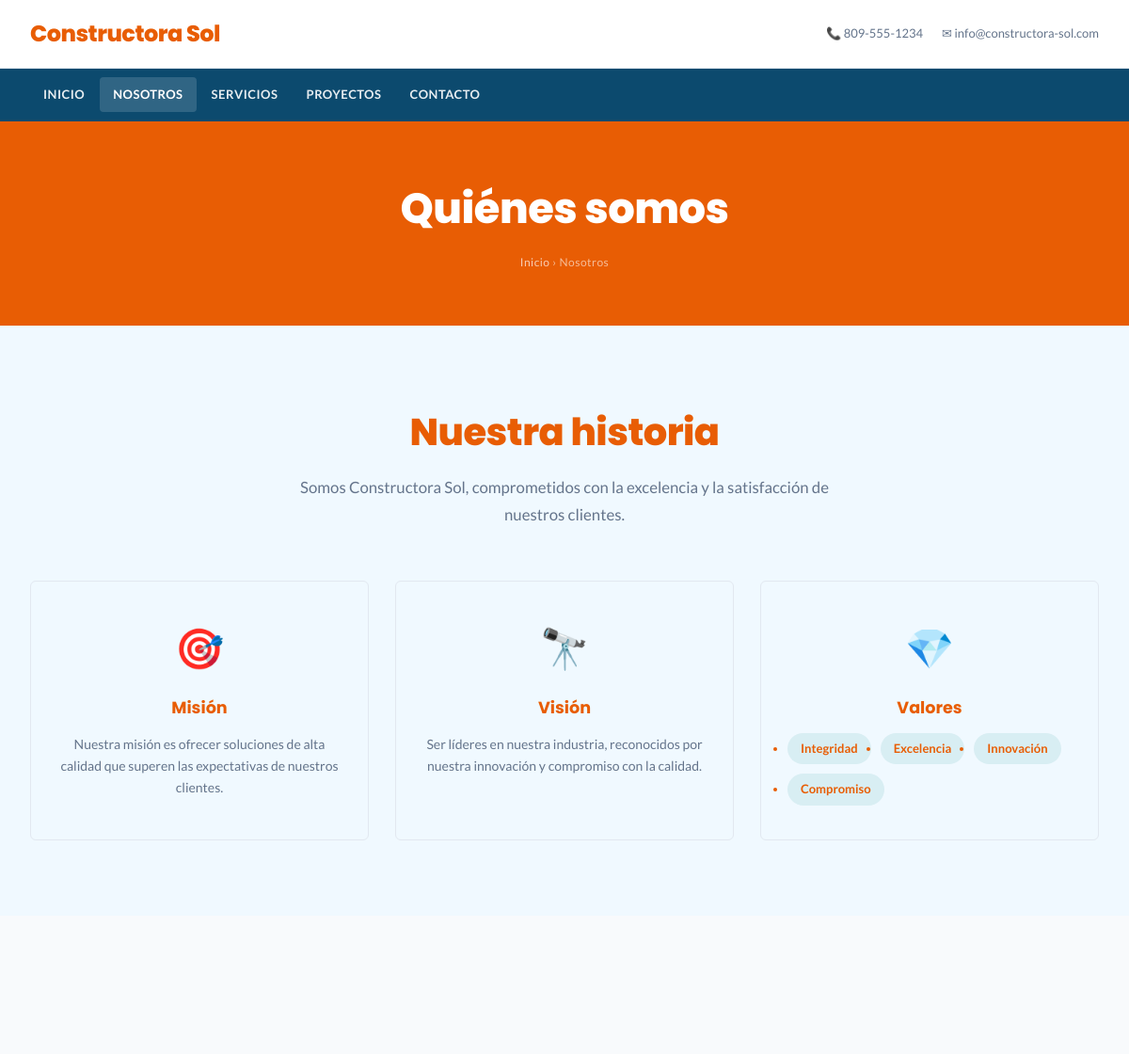
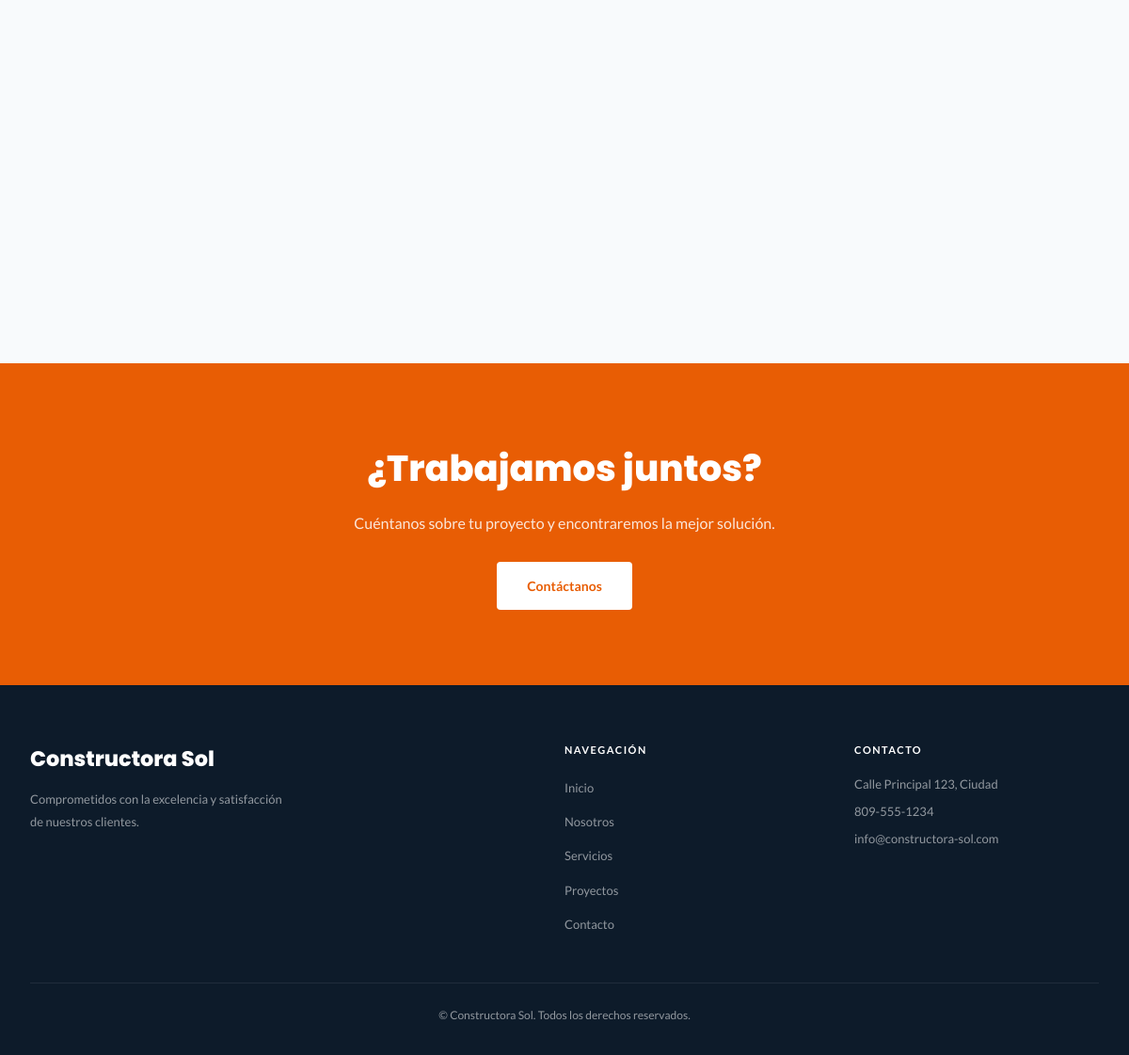
Page /s/constructora-sol/nosotros/ on the committed database (2 pictures, top to bottom).
### tables this page shows
CREATE TABLE sitios (
            id           INTEGER PRIMARY KEY AUTOINCREMENT,
            usuario_id   INTEGER NOT NULL REFERENCES usuarios(id) ON DELETE CASCADE,
            plantilla_id INTEGER NOT NULL REFERENCES plantillas(id),
            slug         TEXT    UNIQUE NOT NULL,
            nombre       TEXT    NOT NULL,
            activo       INTEGER DEFAULT 1,
            created_at   TEXT    DEFAULT (datetime('now'))
        );

CREATE TABLE configuracion_sitio (
            id       INTEGER PRIMARY KEY AUTOINCREMENT,
            sitio_id INTEGER NOT NULL REFERENCES sitios(id) ON DELETE CASCADE,
            clave    TEXT    NOT NULL,
            valor    TEXT    NOT NULL DEFAULT '',
            UNIQUE(sitio_id, clave)
        );

### app.py (the view)
@app.route('/s/<slug>/<pagina>/')
@app.route('/s/<slug>/<pagina>')
def ver_pagina(slug, pagina):
    sitio = obtener_sitio_por_slug(slug)
    if not sitio or sitio['plantilla_tipo'] != 'web5' or pagina not in _PAGINAS_WEB5:
        abort(404)
    ctx = _contexto_sitio(sitio)
    return render_template(
        f'sites/empresa/{pagina}.html',
        sitio=sitio, pagina_activa=pagina, **ctx
    )

### app.py (called while the page is built)
def _contexto_sitio(sitio):
    sid = sitio['id']
    return {
        'config':   get_config_sitio(sid),
        'secciones': {
            'servicios': get_secciones_contenido(sid, 'servicios'),
            'proyectos': get_secciones_contenido(sid, 'proyectos'),
            'equipo':    get_secciones_contenido(sid, 'equipo'),
        },
    }

### db.py (called while the page is built)
def get_db():
    conn = sqlite3.connect(DB_PATH)
    conn.row_factory = sqlite3.Row
    conn.execute("PRAGMA journal_mode=WAL")
    return conn

def obtener_sitio_por_slug(slug: str):
    conn = get_db()
    row = conn.execute("""
        SELECT s.*, p.nombre AS plantilla_nombre, p.clave AS plantilla_clave, p.tipo AS plantilla_tipo
        FROM sitios s
        JOIN plantillas p ON p.id = s.plantilla_id
        WHERE s.slug = ? AND s.activo = 1
    """, (slug,)).fetchone()
    conn.close()
    return row

def get_config_sitio(sitio_id: int) -> dict:
    conn = get_db()
    rows = conn.execute(
        "SELECT clave, valor FROM configuracion_sitio WHERE sitio_id = ?", (sitio_id,)
    ).fetchall()
    conn.close()
    return {r['clave']: r['valor'] for r in rows}

def get_secciones_contenido(sitio_id: int, seccion: str) -> list:
    import json
    conn = get_db()
    rows = conn.execute(
        "SELECT datos FROM secciones_contenido WHERE sitio_id = ? AND seccion = ? ORDER BY orden",
        (sitio_id, seccion)
    ).fetchall()
    conn.close()
    result = []
    for r in rows:
        try:
            result.append(json.loads(r['datos']))
        except Exception:
            result.append({})
    return result

### templates/sites/empresa/nosotros.html (shortened to what this page needs)
{% extends "sites/empresa/base.html" %}
{% block content %}
<section class="page-banner">
  <div class="container">
    <h1>Quiénes somos</h1>
    <nav class="breadcrumb">
      <a href="/s/{{ sitio.slug }}/">Inicio</a>
      <span>›</span>
      <span>Nosotros</span>
    </nav>
  </div>
</section>
<section class="about-section" style="padding:80px 0;">
  <div class="container">
    <div class="section-header fade-in-up">
      <h2 class="section-title">Nuestra historia</h2>
      <p class="section-subtitle">{{ config.get('nosotros_descripcion', 'Somos una empresa comprometida con la excelencia y la satisfacción de nuestros clientes.') }}</p>
    </div>
    {% set mision  = config.get('nosotros_mision') %}
    {% set vision  = config.get('nosotros_vision') %}
    {% set valores = config.get('nosotros_valores') %}
    {% if mision or vision or valores %}
    <div class="mvv-grid fade-in-up" style="margin-top:56px;">
      {% if mision %}
      <div class="mvv-card">
        <div class="mvv-icon">🎯</div>
        <h3>Misión</h3>
        <p>{{ mision }}</p>
      </div>
      {% endif %}
      {% if vision %}
      <div class="mvv-card">
        <div class="mvv-icon">🔭</div>
        <h3>Visión</h3>
        <p>{{ vision }}</p>
      </div>
      {% endif %}
      {% if valores %}
      <div class="mvv-card">
        <div class="mvv-icon">💎</div>
        <h3>Valores</h3>
        <ul class="valores-list">
          {% for v in valores.split(',') %}
            <li class="valor-tag">{{ v.strip() }}</li>
          {% endfor %}
        </ul>
      </div>
      {% endif %}
    </div>
    {% endif %}
  </div>
</section>
{% if secciones.equipo %}
<section class="team-section" style="padding:80px 0;background:var(--c-bg-alt,#f8fafc);">
  <div class="container">
    <div class="team-grid">
    </div>
  </div>
</section>
{% endif %}
<section class="cta-section">
  <div class="container">
    <div class="cta-inner">
      <h2>¿Trabajamos juntos?</h2>
      <p>Cuéntanos sobre tu proyecto y encontraremos la mejor solución.</p>
      <a href="/s/{{ sitio.slug }}/contacto/" class="btn-cta-light">Contáctanos</a>
    </div>
  </div>
</section>
{% endblock %}

### templates/sites/empresa/base.html (shortened to what this page needs)
<!DOCTYPE html>
<html lang="es">
<head>
  {% set _ft = config.get('fuente_titulos', 'Open Sans') %}
  {% set _fb = config.get('fuente_cuerpo',  'Montserrat') %}
  <link href="{{ url_for('static', filename='sites/empresa/style.css') }}" rel="stylesheet"/>
  {% set _esquinas_map = {'cuadrado':'0px','suave':'4px','redondeado':'12px','muy-redondeado':'24px'} %}
  {% set _sombra_map = {'sin-sombra':'none','sutil':'0 1px 4px rgba(0,0,0,.08)','media':'0 4px 16px rgba(0,0,0,.14)','marcada':'0 8px 32px rgba(0,0,0,.22)'} %}
  {% set _hero_alto_map = {'compacto':'400px','medio':'580px','pantalla':'100vh'} %}
  {% set _btn_radius_map = {'redondeado':'999px','suave':'8px','cuadrado':'2px'} %}
  {% set _esquinas = _esquinas_map.get(config.get('estilo_esquinas','suave'),'4px') %}
  {% set _sombra   = _sombra_map.get(config.get('estilo_sombra','sutil'),'0 1px 4px rgba(0,0,0,.08)') %}
  {% set _hero_h   = _hero_alto_map.get(config.get('hero_alto','medio'),'580px') %}
  {% set _btn_r    = _btn_radius_map.get(config.get('btn_forma','redondeado'),'999px') %}
  {% set _hero_align = 'left' if config.get('hero_alineacion','centro') == 'izquierda' else 'center' %}
    {% set _icono = config.get('estilo_icono','circulo') %}
</head>
<body>
<header class="site-header" id="site-header">
  <div class="container">
    <a class="header-brand" href="{{ url_for('ver_sitio', slug=sitio.slug) }}">{% if config.get('logo_url') %}<img src="{{ config.get('logo_url') }}" alt="{{ config.get('nombre_negocio', sitio.nombre) }}" style="max-height:44px;width:auto;display:block;">{% else %}<span class="brand-text">{{ config.get('nombre_negocio', sitio.nombre) }}</span>{% endif %}</a>
    <div class="header-contact">
      {% if config.get('contacto_telefono') %}
        <span>📞 {{ config.get('contacto_telefono') }}</span>
      {% endif %}
      {% if config.get('contacto_email') %}
        <span>✉ {{ config.get('contacto_email') }}</span>
      {% endif %}
    </div>
  </div>
</header>
<nav class="navbar" id="navbar">
  <div class="container">
    <ul class="nav-list">
      {% set base = '/s/' + sitio.slug %}
      <li><a class="nav-link {% if pagina_activa=='inicio' %}active{% endif %}"
             href="{{ base }}/">{{ config.get('menu_inicio','Inicio') }}</a></li>
      <li><a class="nav-link {% if pagina_activa=='nosotros' %}active{% endif %}"
             href="{{ base }}/nosotros/">{{ config.get('menu_nosotros','Nosotros') }}</a></li>
      <li><a class="nav-link {% if pagina_activa=='servicios' %}active{% endif %}"
             href="{{ base }}/servicios/">{{ config.get('menu_servicios','Servicios') }}</a></li>
      <li><a class="nav-link {% if pagina_activa=='proyectos' %}active{% endif %}"
             href="{{ base }}/proyectos/">{{ config.get('menu_proyectos','Proyectos') }}</a></li>
      <li><a class="nav-link {% if pagina_activa=='contacto' %}active{% endif %}"
             href="{{ base }}/contacto/">{{ config.get('menu_contacto','Contacto') }}</a></li>
    </ul>
  </div>
</nav>
{% block content %}{% endblock %}
<footer class="site-footer">
  <div class="container">
    <div class="footer-inner">
      <div class="footer-brand-col">
        <p class="footer-brand">{{ sitio.nombre }}</p>
        <p class="footer-desc">{{ config.get('footer_descripcion', 'Comprometidos con la excelencia y satisfacción de nuestros clientes.') }}</p>
      </div>
      <div class="footer-nav">
        <h4>Navegación</h4>
        <ul>
          {% set base = '/s/' + sitio.slug %}
          <li><a href="{{ base }}/">{{ config.get('menu_inicio','Inicio') }}</a></li>
          <li><a href="{{ base }}/nosotros/">{{ config.get('menu_nosotros','Nosotros') }}</a></li>
          <li><a href="{{ base }}/servicios/">{{ config.get('menu_servicios','Servicios') }}</a></li>
          <li><a href="{{ base }}/proyectos/">{{ config.get('menu_proyectos','Proyectos') }}</a></li>
          <li><a href="{{ base }}/contacto/">{{ config.get('menu_contacto','Contacto') }}</a></li>
        </ul>
      </div>
      <div class="footer-contact-col">
        <h4>Contacto</h4>
        {% if config.get('contacto_direccion') %}<p>{{ config.get('contacto_direccion') }}</p>{% endif %}
        {% if config.get('contacto_telefono') %}<p>{{ config.get('contacto_telefono') }}</p>{% endif %}
        {% if config.get('contacto_email') %}<p>{{ config.get('contacto_email') }}</p>{% endif %}
      </div>
    </div>
    <div class="footer-bottom">
      <p>©  {{ sitio.nombre }}. Todos los derechos reservados.</p>
    </div>
  </div>
</footer>
</body>
</html>

### rows in the picture
sitios: get "Constructora Sol", nombre "Constructora Sol"
configuracion_sitio: get "809-555-1234"
configuracion_sitio: get "info@constructora-sol.com"
configuracion_sitio: get "Somos Constructora Sol, comprometidos con la excelencia y la satisfacción de nuestros clientes."
configuracion_sitio: valor "Nuestra misión es ofrecer soluciones de alta calidad que superen las expectativas de nuestros clientes."
configuracion_sitio: valor "Ser líderes en nuestra industria, reconocidos por nuestra innovación y compromiso con la calidad."
configuracion_sitio: get "Comprometidos con la excelencia y satisfacción de nuestros clientes."
configuracion_sitio: get "Calle Principal 123, Ciudad"

### other values in the picture
{{ config.get('menu_inicio','Inicio') }} "INICIO"
{{ config.get('menu_nosotros','Nosotros') }} "NOSOTROS"
{{ config.get('menu_servicios','Servicios') }} "SERVICIOS"
{{ config.get('menu_proyectos','Proyectos') }} "PROYECTOS"
{{ config.get('menu_contacto','Contacto') }} "CONTACTO"
{{ v.strip() }} "Integridad" "Excelencia" "Innovación" "Compromiso"
{{ config.get('menu_inicio','Inicio') }} "Inicio"
{{ config.get('menu_nosotros','Nosotros') }} "Nosotros"
{{ config.get('menu_servicios','Servicios') }} "Servicios"
{{ config.get('menu_proyectos','Proyectos') }} "Proyectos"
{{ config.get('menu_contacto','Contacto') }} "Contacto"
